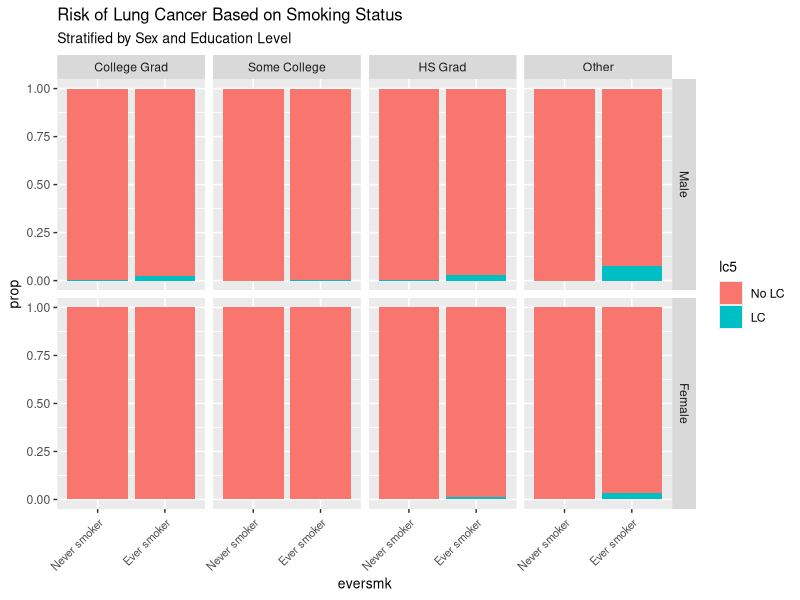
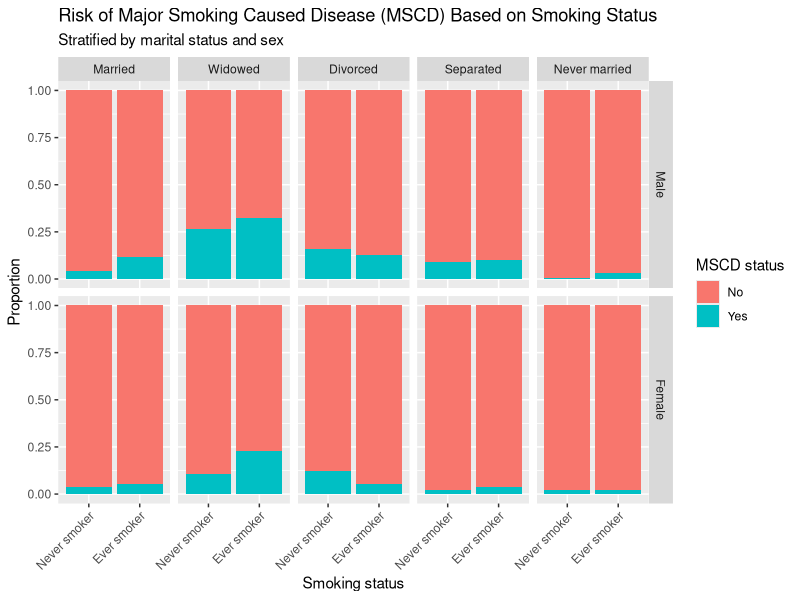
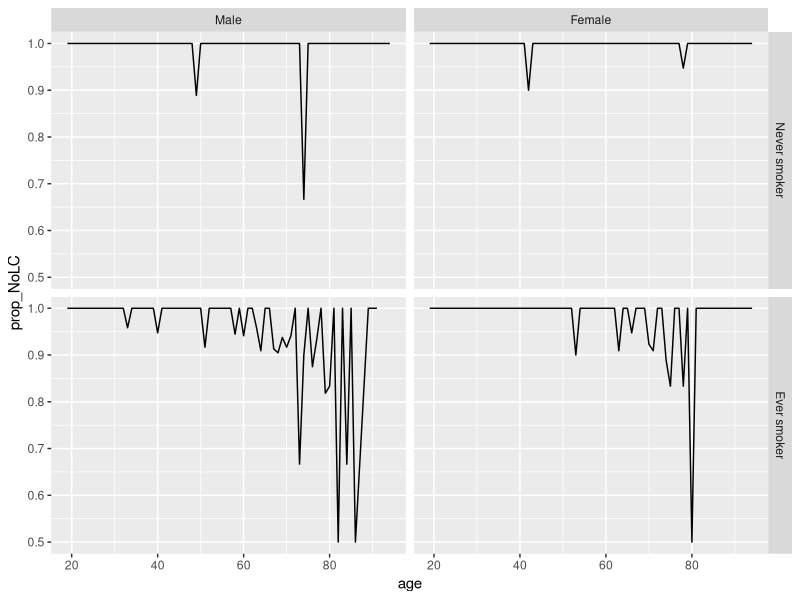
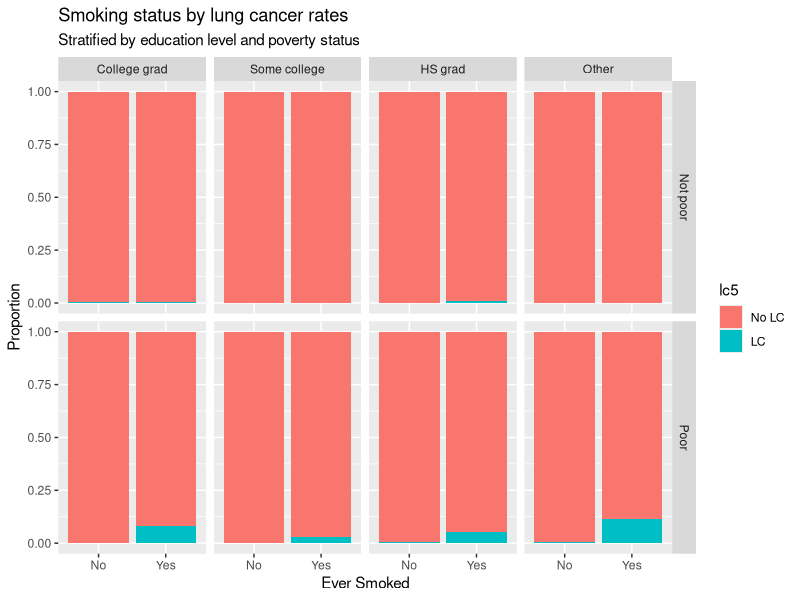
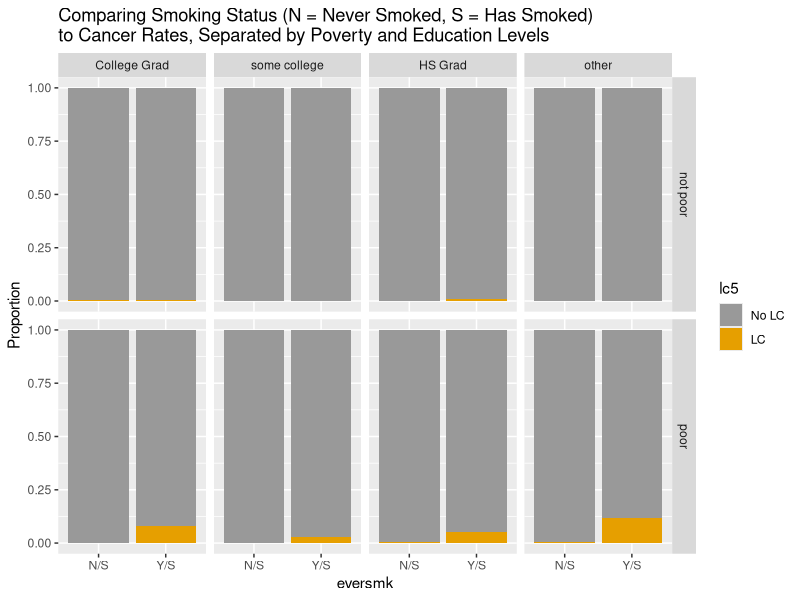
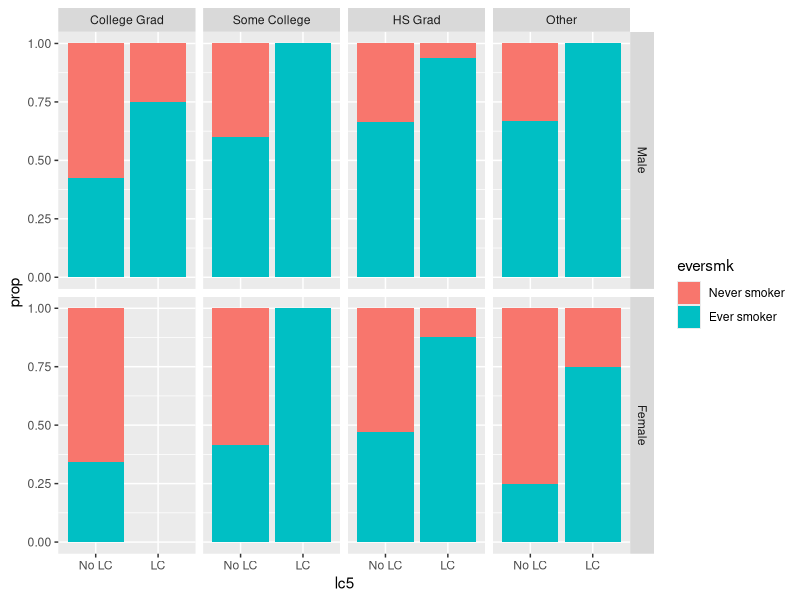
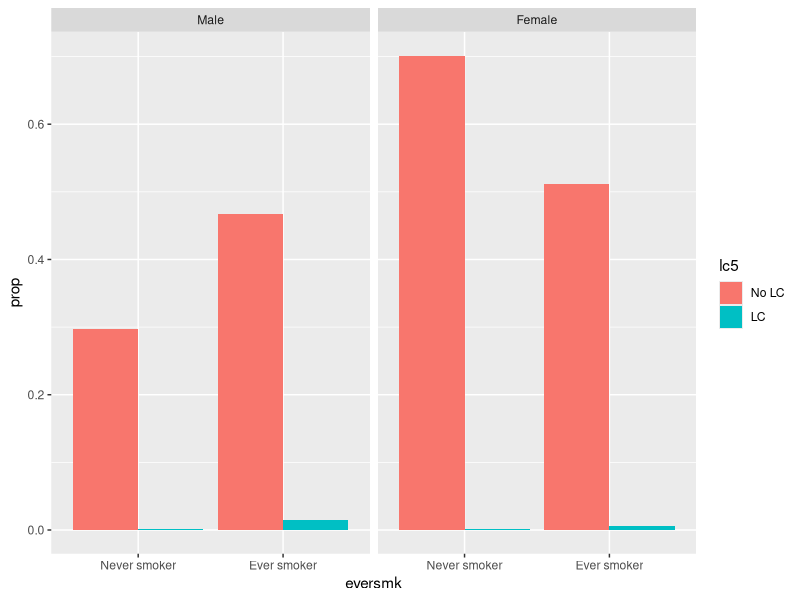
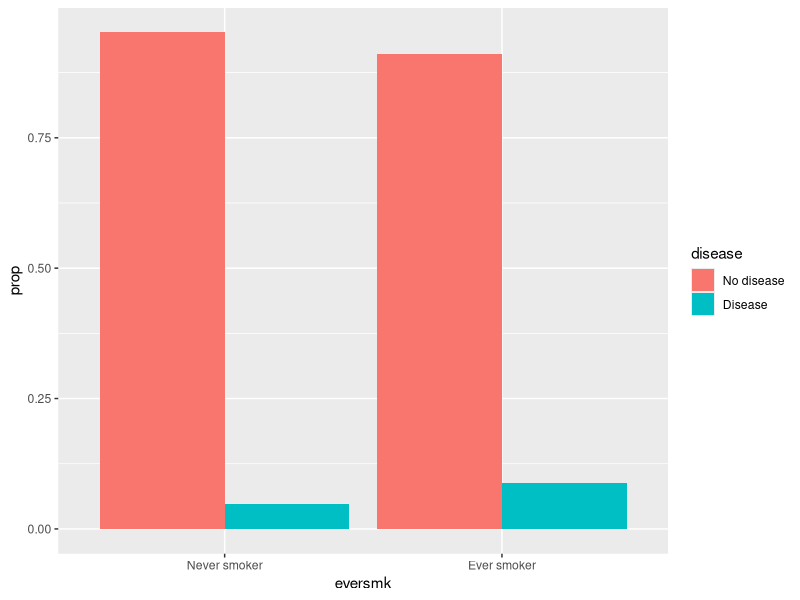

Write R code to recreate these figures, in order.
## ---- chunk 1
knitr::opts_chunk$set(echo = TRUE, message = FALSE)
knitr::opts_knit$set(root.dir = "/cloud/project")
## ---- chunk 2
library(tidyverse)  # core group of tidyverse packages
library(kableExtra)  # to make nice tables
## ---- chunk 3
nmes_data <- read_csv("module_1/nmesUNPROC.csv")

nmes_data <- nmes_data %>%
  mutate(eversmk = factor(eversmk, levels = c("0", "1"), labels = c("Never smoker", "Ever smoker")),
         lc5 = factor(lc5, levels = c("0", "1"), labels = c("No LC", "LC")),
         female = factor(female, levels = c("0", "1"), labels = c("Male", "Female")), 
         educate = factor(educate, levels = c("1", "2", "3", "4"), labels = c("College Grad", "Some College", "HS Grad", "Other")), 
         chd5 = factor(chd5, levels = c("0", "1"), labels = c("None", "CHD, Stroke, and Other Cancers"))
         )

##Creating tables
my_table_lc5 <- nmes_data %>%
  count(lc5, eversmk, female, educate) %>%
  group_by(eversmk, female, educate) %>%
  mutate(prop = n/sum(n))
my_table_lc5


##Creating graphs
ggplot(data = my_table_lc5) + 
  geom_bar(aes(x = eversmk, y = prop, fill = lc5), stat = "identity", position = "stack") + theme(axis.text.x = element_text(angle = 45, size = 8, margin = margin(t = 3))) +
  theme(axis.text.x = element_text(hjust=1)) +  
  ggtitle("Risk of Lung Cancer Based on Smoking Status", subtitle = "Stratified by Sex and Education Level") +
  theme(title = element_text(size = 10)) +
  facet_grid(female~educate)


## ---- chunk 4
nmes_data <- read_csv("module_1/nmesUNPROC.csv")

nmes_data <- nmes_data %>%
  mutate(mscd = (lc5 == 1) | (chd5 == 1))%>%
  mutate(mscd_recode = factor(mscd)) %>%
  mutate(mscd_recode = fct_recode(mscd_recode,
    "Yes" = "TRUE",
    "No" = "FALSE"))%>%
  mutate(mscd = mscd_recode) %>%

  mutate(eversmk_recoded = fct_recode(factor(eversmk),
                                         "Ever smoker" = "1",
                                         "Never smoker" = "0",)) %>%
  mutate(eversmk = eversmk_recoded) %>%
  select(-eversmk_recoded)%>%

  mutate(female_recoded = fct_recode(factor(female),
                                         "Female" = "1",
                                         "Male" = "0")) %>%
  mutate(female = female_recoded) %>%
  select(-female_recoded) %>%

  mutate(marital_recoded = fct_recode(factor(marital),
                                         "Married" = "1",
                                         "Widowed" = "2", 
                                         "Divorced" = "3",
                                         "Separated" = "4",
                                      "Never married" = "5")) %>%
  mutate(marital = marital_recoded) %>%
  select(-marital_recoded)


my_table <- nmes_data %>%
  count(mscd, eversmk, marital, female) %>%
  group_by(eversmk, marital, female) %>%
  mutate(prop = n/sum(n))

my_table

ggplot(data = my_table) + 
  geom_bar(aes(x = eversmk, y = prop, fill = mscd), stat = "identity", position = "stack")+
  facet_grid(female~marital) +
  labs(title = "Risk of Major Smoking Caused Disease (MSCD) Based on Smoking Status",
       subtitle = "Stratified by marital status and sex",
       x = "Smoking status",
       y = "Proportion",
       fill = "MSCD status") +
  theme(legend.position = "right", axis.text.x = element_text(angle = 45, vjust = 1, hjust = 1))

## ---- chunk 5
nmes_data <- read_csv("module_1/nmesUNPROC.csv")

### recoded the variables eversmk, lc5, female, and educate in the nmes_data  to be factor variables with meaningful labels

nmes_data <- nmes_data %>%
  mutate(eversmk = factor(eversmk, levels = c("0", "1"), labels = c("Never smoker", "Ever smoker")),
         lc5 = factor(lc5, levels = c("0", "1"), labels = c("No LC", "LC")),
         chd5 = factor(chd5, levels = c("0", "1"), labels = c("No CHD", "CHD")),
         female = factor(female, levels = c("0", "1"), labels = c("Male", "Female")),
         poor = factor(poor, levels = c("0", "1"), labels = c("Not Poor", "Poor")))

#create a variable for "survival proportion" [those without lc5]
#any future stratification must be included in "group_by"
nmes_data <- nmes_data %>%
  group_by(age, eversmk, female) %>%
  mutate(prop_NoLC = sum(lc5 == "No LC") / n())


ggplot(data=nmes_data) +
    geom_line(mapping = aes(x = age, y = prop_NoLC)) + facet_grid(eversmk~female)


## ---- chunk 6
nmes_data <- read_csv("module_1/nmesUNPROC.csv")

nmes_data <- nmes_data %>%
  mutate(eversmk = factor(eversmk, levels = c("0", "1"), labels = c("No", "Yes")),
         lc5 = factor(lc5, levels = c("0", "1"), labels = c("No LC", "LC")),
         educate = factor(educate, levels = c("1", "2", "3", "4"), labels = c("College grad", "Some college", "HS grad", "Other")),
         poor = factor(poor, levels = c("0", "1"), labels = c("Not poor", "Poor"),
         ))

ggplot(data = nmes_data) + 
  geom_bar(mapping = aes(x = eversmk, fill = lc5), position = "fill") +
  facet_grid(poor~educate) +
  labs(
    title = "Smoking status by lung cancer rates", 
    subtitle = "Stratified by education level and poverty status",
    x = "Ever Smoked",
    y = "Proportion"
    )

## ---- chunk 7
nmes_data <- read_csv("module_1/nmesUNPROC.csv")

nmes_data <- nmes_data %>%
  mutate(eversmk = factor(eversmk, levels = c("0", "1"), labels = c("N/S", "Y/S")),
         lc5 = factor(lc5, levels = c("0", "1"), labels = c("No LC", "LC")),
         educate = factor(educate, levels = c("1","2","3","4"), labels = c("College Grad", "some college", "HS Grad", "other")),
         poor = factor(poor, levels = c("0", "1"), labels = c("not poor", "poor"))
         )

my_table <- nmes_data %>%
    count(poor, educate, eversmk, lc5) %>%
    mutate(prop = n/sum(n))
my_table

ggplot(data = nmes_data) + 
  geom_bar(mapping = aes(x = eversmk, fill = lc5), position = "fill") +
  facet_grid(poor~educate) + 
  ylab('Proportion') +
  ggtitle("Comparing Smoking Status (N = Never Smoked, S = Has Smoked) \nto Cancer Rates, Separated by Poverty and Education Levels ")+
   scale_fill_manual(values=c('#999999','#E69F00'))
## ---- chunk 8
nmes_data <- read_csv("module_1/nmesUNPROC.csv")

nmes_data <- nmes_data %>%
  mutate(eversmk = factor(eversmk, levels = c("0", "1"), labels = c("Never smoker", "Ever smoker")),
         lc5 = factor(lc5, levels = c("0", "1"), labels = c("No LC", "LC")),
         educate = factor(educate, levels = c("1","2","3","4"), labels = c("College Grad","Some College", "HS Grad","Other")),
         female = factor(female, levels = c("0","1"), labels = c("Male","Female"))
         )

### created a table for the proportions
nmes_data %>%
  count(eversmk, lc5) %>%
  group_by(eversmk) %>%
  mutate(prop = n/sum(n))

ggplot(data = nmes_data) + 
  geom_bar(mapping = aes(x = lc5, fill = eversmk), position = "fill") +
  facet_grid(female~educate) +
  labs(y="prop")

## ---- chunk 9
nmes_data <- read_csv("module_1/nmesUNPROC.csv")

nmes_data <- nmes_data %>%
  mutate(eversmk = factor(eversmk, levels = c("0", "1"), labels = c("Never smoker", "Ever smoker")),
         lc5 = factor(lc5, levels = c("0", "1"), labels = c("No LC", "LC")),
         female = factor(female, levels = c("0", "1"), labels = c("Male", "Female")),
         poor = factor(poor, levels = c("0", "1"), labels = c("Not Poor", "Poor"),)
         )


my_table_sex <- nmes_data %>%
  count(lc5, eversmk, female) %>%
  group_by(eversmk) %>%
  mutate(prop = n/sum(n))


#graphcomparing smoking status vs LC separated by sex  
ggplot(data = my_table_sex) + 
  geom_bar(aes(x = eversmk, y = prop, fill = lc5), stat = "identity", position = "dodge") + facet_wrap(~female)

#table comparing smoking status vs LC separated by sex
kable(my_table_sex)


## ---- chunk 10
nmes_data <- read_csv("module_1/nmesUNPROC.csv")

nmes_data <- nmes_data %>%
  mutate(eversmk = factor(eversmk, levels = c("0", "1"), labels = c("Never smoker", "Ever smoker")),
         lc5 = factor(lc5, levels = c("0", "1"), labels = c("No LC", "LC")),
         chd5 = factor(chd5, levels = c("0", "1"), labels = c("No CHD", "CHD"))
         )

#etc, fill in the rest of appropriate variables here
## ---- chunk 11
nmes_data <- nmes_data %>%
  mutate(disease = factor(lc5 == "LC" | chd5 == "CHD", 
                          levels=c(FALSE, TRUE), 
                          labels=c("No disease", "Disease")))


# We can take a look at the combined variable with the two individual variables
nmes_data %>%
  count(disease, lc5, chd5)
## ---- chunk 12
my_table <- nmes_data %>%
  count(eversmk, disease) %>%
  group_by(eversmk) %>%
  mutate(prop = n/sum(n))

my_table
## ---- chunk 13
ggplot(data = my_table) + 
  geom_bar(aes(x = eversmk, y = prop, fill = disease), stat = "identity", position = "dodge")
## ---- chunk 14
my_table %>%
  filter(disease == "Disease") %>%
  ggplot() + 
  geom_bar(aes(x = eversmk, y = prop, fill = disease), stat = "identity")
## ---- chunk 15
my_table %>%
  filter(disease == "Disease") %>%
  ggplot() + 
  geom_bar(aes(x = eversmk, y = prop, fill = disease), stat = "identity") + 
  geom_text(aes(x = eversmk, y = prop, label = prop))
## ---- chunk 16
my_table <- nmes_data %>%
  count(eversmk, disease) %>%
  group_by(eversmk) %>%
  mutate(percent =round(n/sum(n)*100,1))

my_table

my_table %>%
  filter(disease == "Disease") %>%
  ggplot() + 
  geom_bar(aes(x = eversmk, y = percent, fill = disease), stat = "identity") + 
  geom_text(aes(x = eversmk, y = percent, label = percent), vjust = -0.8)
## ---- chunk 17

nmes_data %>%
  group_by(eversmk, lc5, chd5, .drop=FALSE) %>%
  count() 
## ---- chunk 18
ggplot(data = nmes_data) + 
  geom_bar(mapping = aes(x = eversmk, fill = disease), position = "fill") +
  facet_wrap(~beltuse)

ggplot(data = nmes_data) + 
  geom_bar(mapping = aes(x = eversmk, fill = disease), position = "fill") +
  facet_grid(marital~beltuse)
## ---- chunk 19
my_table <- nmes_data %>%
  count(eversmk, disease) %>%
  group_by(eversmk) %>%
  mutate(prop = n/sum(n))

my_table

ggplot(data = my_table) + 
  geom_bar(aes(x = eversmk, y = prop, fill = disease), stat = "identity", position = "dodge")
## ---- chunk 20
my_table <- nmes_data %>%
  count(beltuse, eversmk, disease) %>%
  group_by(eversmk) %>%
  mutate(prop = n/sum(n))

my_table

ggplot(data = my_table) + 
  geom_bar(aes(x = eversmk, y = prop, fill = disease), stat = "identity", position = "dodge") +
  facet_wrap(~ beltuse)
## ---- chunk 21
my_table <- nmes_data %>%
  count(beltuse, eversmk, disease) %>%
  group_by(beltuse, eversmk) %>%
  mutate(prop = n/sum(n))

my_table

ggplot(data = my_table) + 
  geom_bar(aes(x = eversmk, y = prop, fill = disease), stat = "identity", position = "dodge") +
  facet_wrap(~ beltuse)
## ---- chunk 22
my_table <- nmes_data %>%
  count(marital, beltuse, eversmk, disease) %>%
  group_by(marital, beltuse, eversmk) %>%
  mutate(prop = n/sum(n))

my_table

ggplot(data = my_table) + 
  geom_bar(aes(x = eversmk, y = prop, fill = disease), stat = "identity", position = "dodge") +
  facet_wrap(marital ~ beltuse)
## ---- chunk 23
nmes_data <- nmes_data %>%
  mutate(poor = factor(poor, levels = c("0", "1"), labels = c("N Poor", "Poor")))

nmes_data <- nmes_data %>%
  mutate(female = factor(female,levels = c("0", "1"), labels = c("M", "F")))

my_table <- nmes_data %>%
   mutate(female_poor = paste(female, poor, sep = " ")) %>%
  mutate(female_poor_smk = paste(female_poor, eversmk, sep = " " )) %>%
  count(lc5, female_poor_smk, educate) %>%
  group_by(female_poor_smk) %>%
  mutate(prop = n/sum(n))

my_table
## ---- chunk 24
nmes_data <- nmes_data %>% 
  mutate(age_cat = cut(age,
                      breaks = c(0,30,60,100),
                      labels = c("Age < 30", "Age 30-60", "Age > 60")))

nmes_data %>% count(age_cat)
## ---- chunk 25
nmes_data <- nmes_data %>% 
  mutate(age_cat = case_when(
    age > 0 & age < 30 ~ "Age < 30",
    age >= 30 & age <=60 ~ "Age 30-60",
    age > 60 ~ "Age > 60"
  ))

nmes_data %>% count(age_cat)
## ---- chunk 26
my_table <- nmes_data %>%
  count(eversmk, disease) %>%
  group_by(eversmk) %>%
  mutate(prop = n/sum(n))

ggplot(data = my_table) + 
  geom_bar(aes(x = eversmk, y = prop, fill = disease), stat = "identity", position = "dodge") +
  labs(y= "Risk of MSCD",
       x= "",
       title= "Risk of MSCD, comparing smokers to non-smokers", 
       fill = "Disease status")
